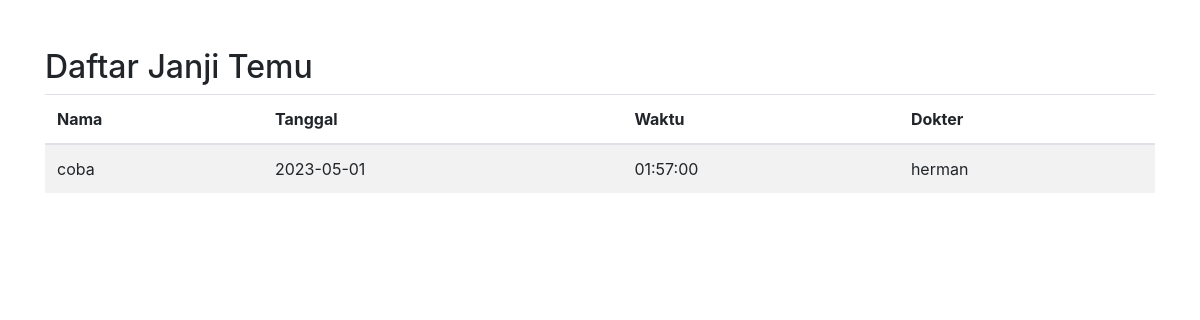
The app's page /reservasi/daftar_janji_temu.php, older data.
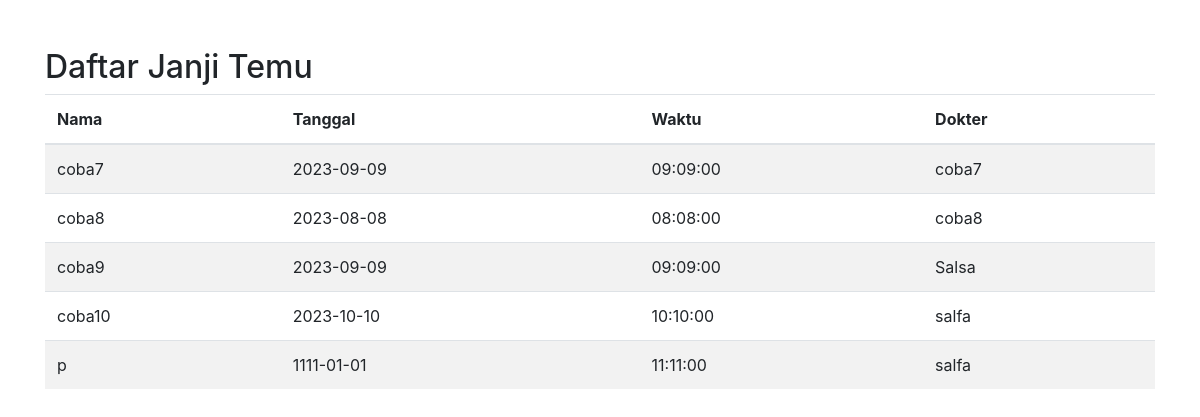
The same page, newer data.
### tables this page shows
CREATE TABLE `janji_temu` (
  `id` int(11) NOT NULL,
  `nama` varchar(100) NOT NULL,
  `usia` int(11) NOT NULL,
  `tanggal` date NOT NULL,
  `waktu` time NOT NULL,
  `dokter` varchar(100) NOT NULL,
  `gender` varchar(10) NOT NULL,
  `alamat` varchar(100) NOT NULL
);

### reservasi/daftar_janji_temu.php (the view, shortened to what this page needs)
<?php
require_once('../koneksi.php');
$query = "SELECT * FROM janji_temu";
$result = mysqli_query($conn, $query);
?>
<!DOCTYPE html>
<html>
<head>
    <link rel="stylesheet" href="https://maxcdn.bootstrapcdn.com/bootstrap/4.0.0/css/bootstrap.min.css">
</head>
<body>
    <div class="container mt-5">
        <h2>Daftar Janji Temu</h2>
        <table class="table table-striped">
            <thead>
                <tr>
                    <th>Nama</th>
                    <th>Tanggal</th>
                    <th>Waktu</th>
                    <th>Dokter</th>
                </tr>
            </thead>
            <tbody>
                <?php
                while($row = mysqli_fetch_assoc($result)){
                    echo "<tr>";
                    echo "<td>".$row['nama']."</td>";
                    echo "<td>".$row['tanggal']."</td>";
                    echo "<td>".$row['waktu']."</td>";
                    echo "<td>".$row['dokter']."</td>";
                    echo "</tr>";
                }
                ?>
            </tbody>
        </table>
    </div>
</body>
</html>

Row changes from the older to the newer data that the page shows:
removed janji_temu: nama "coba", tanggal "2023-05-01", waktu "01:57:00", dokter "herman"
added janji_temu: nama "coba7", tanggal "2023-09-09", waktu "09:09:00", dokter "coba7"
added janji_temu: nama "coba8", tanggal "2023-08-08", waktu "08:08:00", dokter "coba8"
added janji_temu: nama "coba9", tanggal "2023-09-09", waktu "09:09:00", dokter "Salsa"
added janji_temu: nama "coba10", tanggal "2023-10-10", waktu "10:10:00", dokter "salfa"
added janji_temu: nama "p", tanggal "1111-01-01", waktu "11:11:00", dokter "salfa"
